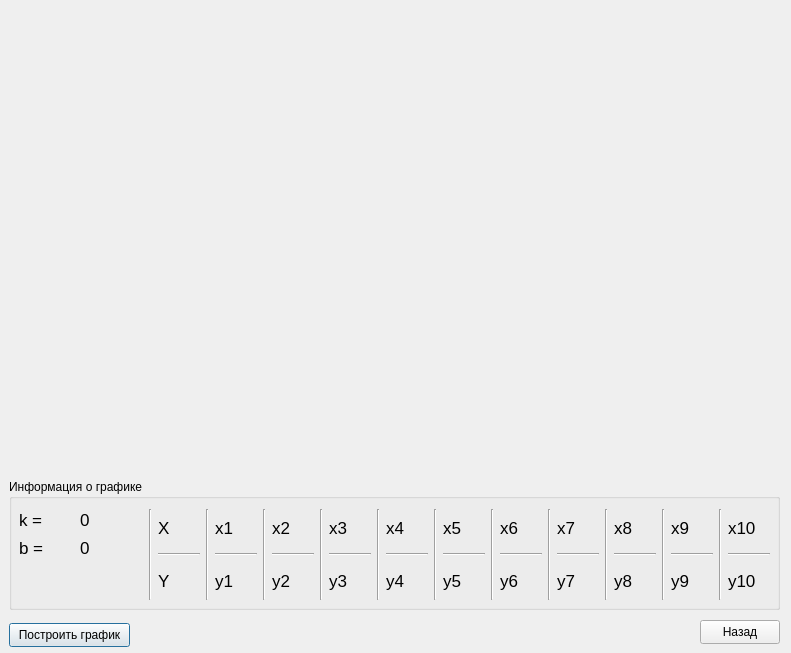
<?xml version="1.0" encoding="UTF-8"?>
<ui version="4.0">
 <class>MNK</class>
 <widget class="QDialog" name="MNK">
  <property name="geometry">
   <rect>
    <x>0</x>
    <y>0</y>
    <width>791</width>
    <height>653</height>
   </rect>
  </property>
  <property name="windowTitle">
   <string>МНК</string>
  </property>
  <widget class="QCustomPlot" name="widgetM" native="true">
   <property name="geometry">
    <rect>
     <x>9</x>
     <y>9</y>
     <width>787</width>
     <height>461</height>
    </rect>
   </property>
  </widget>
  <widget class="QPushButton" name="pushButtonM">
   <property name="geometry">
    <rect>
     <x>9</x>
     <y>623</y>
     <width>121</width>
     <height>24</height>
    </rect>
   </property>
   <property name="sizePolicy">
    <sizepolicy hsizetype="Minimum" vsizetype="Fixed">
     <horstretch>0</horstretch>
     <verstretch>0</verstretch>
    </sizepolicy>
   </property>
   <property name="text">
    <string>Построить график</string>
   </property>
  </widget>
  <widget class="QGroupBox" name="groupBox">
   <property name="geometry">
    <rect>
     <x>9</x>
     <y>479</y>
     <width>771</width>
     <height>131</height>
    </rect>
   </property>
   <property name="title">
    <string>Информация о графике</string>
   </property>
   <widget class="QWidget" name="layoutWidget">
    <property name="geometry">
     <rect>
      <x>140</x>
      <y>30</y>
      <width>621</width>
      <height>91</height>
     </rect>
    </property>
    <layout class="QHBoxLayout" name="horizontalLayout_2">
     <item>
      <widget class="Line" name="line_13">
       <property name="orientation">
        <enum>Qt::Vertical</enum>
       </property>
      </widget>
     </item>
     <item>
      <layout class="QVBoxLayout" name="verticalLayout_3">
       <item>
        <widget class="QLabel" name="label_3">
         <property name="font">
          <font>
           <pointsize>13</pointsize>
          </font>
         </property>
         <property name="text">
          <string>X</string>
         </property>
        </widget>
       </item>
       <item>
        <widget class="Line" name="line_14">
         <property name="orientation">
          <enum>Qt::Horizontal</enum>
         </property>
        </widget>
       </item>
       <item>
        <widget class="QLabel" name="label_4">
         <property name="font">
          <font>
           <pointsize>13</pointsize>
          </font>
         </property>
         <property name="text">
          <string>Y</string>
         </property>
        </widget>
       </item>
      </layout>
     </item>
     <item>
      <widget class="Line" name="line">
       <property name="sizePolicy">
        <sizepolicy hsizetype="Fixed" vsizetype="Minimum">
         <horstretch>0</horstretch>
         <verstretch>0</verstretch>
        </sizepolicy>
       </property>
       <property name="orientation">
        <enum>Qt::Vertical</enum>
       </property>
      </widget>
     </item>
     <item>
      <layout class="QVBoxLayout" name="verticalLayout_4">
       <item>
        <widget class="QLabel" name="labelX1">
         <property name="font">
          <font>
           <pointsize>13</pointsize>
          </font>
         </property>
         <property name="text">
          <string>x1</string>
         </property>
        </widget>
       </item>
       <item>
        <widget class="Line" name="line_2">
         <property name="orientation">
          <enum>Qt::Horizontal</enum>
         </property>
        </widget>
       </item>
       <item>
        <widget class="QLabel" name="labelY1">
         <property name="font">
          <font>
           <family>Ubuntu</family>
           <pointsize>13</pointsize>
          </font>
         </property>
         <property name="text">
          <string>y1</string>
         </property>
        </widget>
       </item>
      </layout>
     </item>
     <item>
      <widget class="Line" name="line_8">
       <property name="orientation">
        <enum>Qt::Vertical</enum>
       </property>
      </widget>
     </item>
     <item>
      <layout class="QVBoxLayout" name="verticalLayout_5">
       <item>
        <widget class="QLabel" name="labelX2">
         <property name="font">
          <font>
           <pointsize>13</pointsize>
          </font>
         </property>
         <property name="text">
          <string>x2</string>
         </property>
        </widget>
       </item>
       <item>
        <widget class="Line" name="line_3">
         <property name="orientation">
          <enum>Qt::Horizontal</enum>
         </property>
        </widget>
       </item>
       <item>
        <widget class="QLabel" name="labelY2">
         <property name="font">
          <font>
           <family>Ubuntu</family>
           <pointsize>13</pointsize>
          </font>
         </property>
         <property name="text">
          <string>y2</string>
         </property>
        </widget>
       </item>
      </layout>
     </item>
     <item>
      <widget class="Line" name="line_9">
       <property name="orientation">
        <enum>Qt::Vertical</enum>
       </property>
      </widget>
     </item>
     <item>
      <layout class="QVBoxLayout" name="verticalLayout_6">
       <item>
        <widget class="QLabel" name="labelX3">
         <property name="font">
          <font>
           <pointsize>13</pointsize>
          </font>
         </property>
         <property name="text">
          <string>x3</string>
         </property>
        </widget>
       </item>
       <item>
        <widget class="Line" name="line_4">
         <property name="orientation">
          <enum>Qt::Horizontal</enum>
         </property>
        </widget>
       </item>
       <item>
        <widget class="QLabel" name="labelY3">
         <property name="font">
          <font>
           <family>Ubuntu</family>
           <pointsize>13</pointsize>
          </font>
         </property>
         <property name="text">
          <string>y3</string>
         </property>
        </widget>
       </item>
      </layout>
     </item>
     <item>
      <widget class="Line" name="line_10">
       <property name="orientation">
        <enum>Qt::Vertical</enum>
       </property>
      </widget>
     </item>
     <item>
      <layout class="QVBoxLayout" name="verticalLayout_7">
       <item>
        <widget class="QLabel" name="labelX4">
         <property name="font">
          <font>
           <pointsize>13</pointsize>
          </font>
         </property>
         <property name="text">
          <string>x4</string>
         </property>
        </widget>
       </item>
       <item>
        <widget class="Line" name="line_5">
         <property name="orientation">
          <enum>Qt::Horizontal</enum>
         </property>
        </widget>
       </item>
       <item>
        <widget class="QLabel" name="labelY4">
         <property name="font">
          <font>
           <family>Ubuntu</family>
           <pointsize>13</pointsize>
          </font>
         </property>
         <property name="text">
          <string>y4</string>
         </property>
        </widget>
       </item>
      </layout>
     </item>
     <item>
      <widget class="Line" name="line_11">
       <property name="orientation">
        <enum>Qt::Vertical</enum>
       </property>
      </widget>
     </item>
     <item>
      <layout class="QVBoxLayout" name="verticalLayout_8">
       <item>
        <widget class="QLabel" name="labelX5">
         <property name="font">
          <font>
           <pointsize>13</pointsize>
          </font>
         </property>
         <property name="text">
          <string>x5</string>
         </property>
        </widget>
       </item>
       <item>
        <widget class="Line" name="line_6">
         <property name="orientation">
          <enum>Qt::Horizontal</enum>
         </property>
        </widget>
       </item>
       <item>
        <widget class="QLabel" name="labelY5">
         <property name="font">
          <font>
           <family>Ubuntu</family>
           <pointsize>13</pointsize>
          </font>
         </property>
         <property name="text">
          <string>y5</string>
         </property>
        </widget>
       </item>
      </layout>
     </item>
     <item>
      <widget class="Line" name="line_19">
       <property name="orientation">
        <enum>Qt::Vertical</enum>
       </property>
      </widget>
     </item>
     <item>
      <layout class="QVBoxLayout" name="verticalLayout_9">
       <item>
        <widget class="QLabel" name="labelX6">
         <property name="font">
          <font>
           <pointsize>13</pointsize>
          </font>
         </property>
         <property name="text">
          <string>x6</string>
         </property>
        </widget>
       </item>
       <item>
        <widget class="Line" name="line_7">
         <property name="orientation">
          <enum>Qt::Horizontal</enum>
         </property>
        </widget>
       </item>
       <item>
        <widget class="QLabel" name="labelY6">
         <property name="font">
          <font>
           <family>Ubuntu</family>
           <pointsize>13</pointsize>
          </font>
         </property>
         <property name="text">
          <string>y6</string>
         </property>
        </widget>
       </item>
      </layout>
     </item>
     <item>
      <widget class="Line" name="line_20">
       <property name="orientation">
        <enum>Qt::Vertical</enum>
       </property>
      </widget>
     </item>
     <item>
      <layout class="QVBoxLayout" name="verticalLayout_10">
       <item>
        <widget class="QLabel" name="labelX7">
         <property name="font">
          <font>
           <pointsize>13</pointsize>
          </font>
         </property>
         <property name="text">
          <string>x7</string>
         </property>
        </widget>
       </item>
       <item>
        <widget class="Line" name="line_15">
         <property name="orientation">
          <enum>Qt::Horizontal</enum>
         </property>
        </widget>
       </item>
       <item>
        <widget class="QLabel" name="labelY7">
         <property name="font">
          <font>
           <pointsize>13</pointsize>
          </font>
         </property>
         <property name="text">
          <string>y7</string>
         </property>
        </widget>
       </item>
      </layout>
     </item>
     <item>
      <widget class="Line" name="line_21">
       <property name="orientation">
        <enum>Qt::Vertical</enum>
       </property>
      </widget>
     </item>
     <item>
      <layout class="QVBoxLayout" name="verticalLayout_12">
       <item>
        <widget class="QLabel" name="labelX8">
         <property name="font">
          <font>
           <pointsize>13</pointsize>
          </font>
         </property>
         <property name="text">
          <string>x8</string>
         </property>
        </widget>
       </item>
       <item>
        <widget class="Line" name="line_16">
         <property name="orientation">
          <enum>Qt::Horizontal</enum>
         </property>
        </widget>
       </item>
       <item>
        <widget class="QLabel" name="labelY8">
         <property name="font">
          <font>
           <pointsize>13</pointsize>
          </font>
         </property>
         <property name="text">
          <string>y8</string>
         </property>
        </widget>
       </item>
      </layout>
     </item>
     <item>
      <widget class="Line" name="line_22">
       <property name="orientation">
        <enum>Qt::Vertical</enum>
       </property>
      </widget>
     </item>
     <item>
      <layout class="QVBoxLayout" name="verticalLayout_11">
       <item>
        <widget class="QLabel" name="labelX9">
         <property name="font">
          <font>
           <pointsize>13</pointsize>
          </font>
         </property>
         <property name="text">
          <string>x9</string>
         </property>
        </widget>
       </item>
       <item>
        <widget class="Line" name="line_17">
         <property name="orientation">
          <enum>Qt::Horizontal</enum>
         </property>
        </widget>
       </item>
       <item>
        <widget class="QLabel" name="labelY9">
         <property name="font">
          <font>
           <pointsize>13</pointsize>
          </font>
         </property>
         <property name="text">
          <string>y9</string>
         </property>
        </widget>
       </item>
      </layout>
     </item>
     <item>
      <widget class="Line" name="line_23">
       <property name="orientation">
        <enum>Qt::Vertical</enum>
       </property>
      </widget>
     </item>
     <item>
      <layout class="QVBoxLayout" name="verticalLayout_13">
       <item>
        <widget class="QLabel" name="labelX10">
         <property name="font">
          <font>
           <pointsize>13</pointsize>
          </font>
         </property>
         <property name="text">
          <string>x10</string>
         </property>
        </widget>
       </item>
       <item>
        <widget class="Line" name="line_18">
         <property name="orientation">
          <enum>Qt::Horizontal</enum>
         </property>
        </widget>
       </item>
       <item>
        <widget class="QLabel" name="labelY10">
         <property name="font">
          <font>
           <pointsize>13</pointsize>
          </font>
         </property>
         <property name="text">
          <string>y10</string>
         </property>
        </widget>
       </item>
      </layout>
     </item>
    </layout>
   </widget>
   <widget class="QWidget" name="layoutWidget">
    <property name="geometry">
     <rect>
      <x>10</x>
      <y>30</y>
      <width>116</width>
      <height>50</height>
     </rect>
    </property>
    <layout class="QHBoxLayout" name="horizontalLayout">
     <item>
      <layout class="QVBoxLayout" name="verticalLayout">
       <item>
        <widget class="QLabel" name="label">
         <property name="font">
          <font>
           <pointsize>13</pointsize>
          </font>
         </property>
         <property name="text">
          <string>k = </string>
         </property>
        </widget>
       </item>
       <item>
        <widget class="QLabel" name="label_2">
         <property name="font">
          <font>
           <pointsize>13</pointsize>
          </font>
         </property>
         <property name="text">
          <string>b = </string>
         </property>
        </widget>
       </item>
      </layout>
     </item>
     <item>
      <layout class="QVBoxLayout" name="verticalLayout_2">
       <item>
        <widget class="QLabel" name="labelK">
         <property name="font">
          <font>
           <pointsize>13</pointsize>
          </font>
         </property>
         <property name="text">
          <string>0</string>
         </property>
        </widget>
       </item>
       <item>
        <widget class="QLabel" name="labelB">
         <property name="font">
          <font>
           <pointsize>13</pointsize>
          </font>
         </property>
         <property name="text">
          <string>0</string>
         </property>
        </widget>
       </item>
      </layout>
     </item>
    </layout>
   </widget>
  </widget>
  <widget class="QPushButton" name="pushButton">
   <property name="geometry">
    <rect>
     <x>700</x>
     <y>620</y>
     <width>80</width>
     <height>24</height>
    </rect>
   </property>
   <property name="text">
    <string>Назад</string>
   </property>
  </widget>
 </widget>
 <customwidgets>
  <customwidget>
   <class>QCustomPlot</class>
   <extends>QWidget</extends>
   <header>qcustomplot.h</header>
   <container>1</container>
  </customwidget>
 </customwidgets>
 <resources/>
 <connections>
  <connection>
   <sender>pushButton</sender>
   <signal>clicked()</signal>
   <receiver>MNK</receiver>
   <slot>close()</slot>
   <hints>
    <hint type="sourcelabel">
     <x>714</x>
     <y>638</y>
    </hint>
    <hint type="destinationlabel">
     <x>603</x>
     <y>630</y>
    </hint>
   </hints>
  </connection>
 </connections>
</ui>
